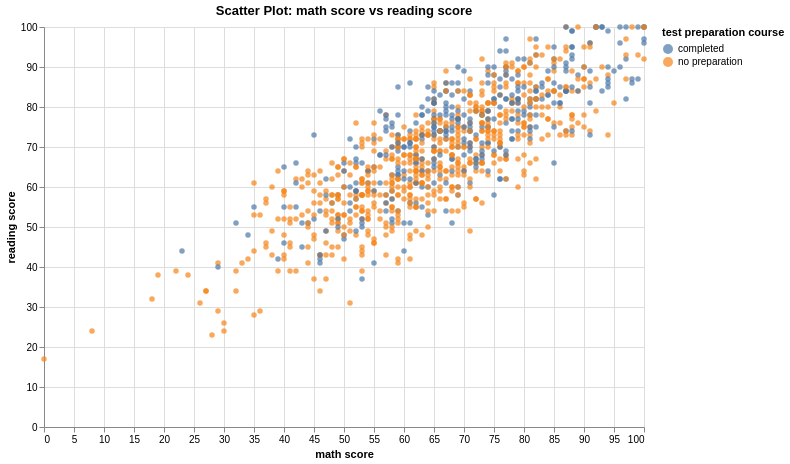

Vega-Lite specification for this chart:
### Vega-Lite specification from a JSON file in a GitHub repository (floating-point values rounded to 4 significant figures; data arrays with more than 128 entries replaced by an {"elided": "..."} marker saying what was removed)
{"$schema": "https://vega.github.io/schema/vega-lite/v5.json", "title": "Scatter Plot: math score vs reading score", "width": 600, "height": 400, "data": {"values": {"elided": "1000 records"}}, "mark": {"type": "point", "filled": true, "opacity": 0.7}, "encoding": {"x": {"field": "math score", "type": "quantitative", "scale": {}}, "y": {"field": "reading score", "type": "quantitative", "scale": {}}, "color": {"field": "test preparation course", "type": "nominal"}, "tooltip": [{"field": "math score", "type": "quantitative"}, {"field": "reading score", "type": "quantitative"}, {"field": "test preparation course", "type": "nominal"}]}, "transform": [], "params": []}
